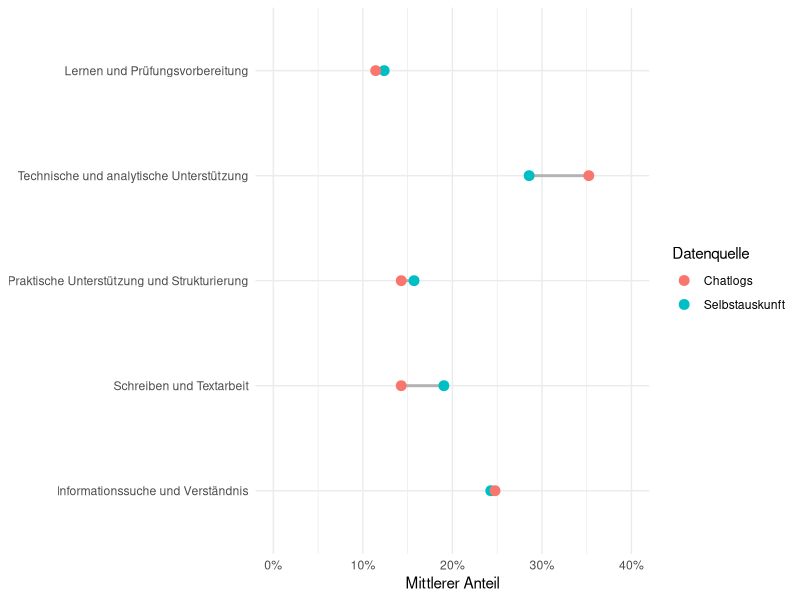
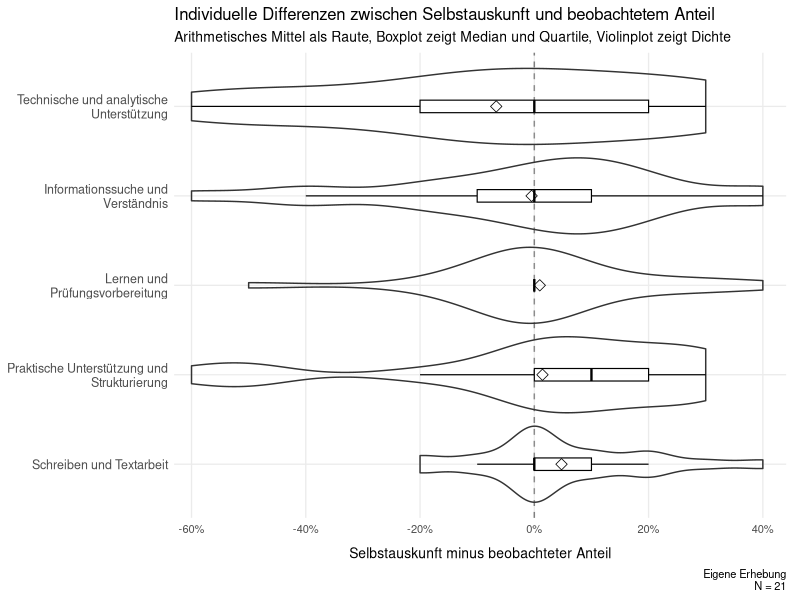
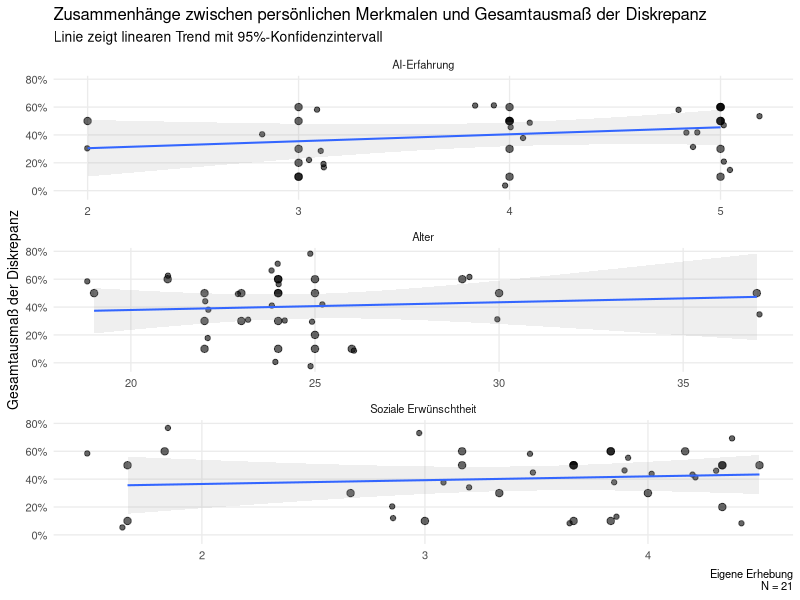
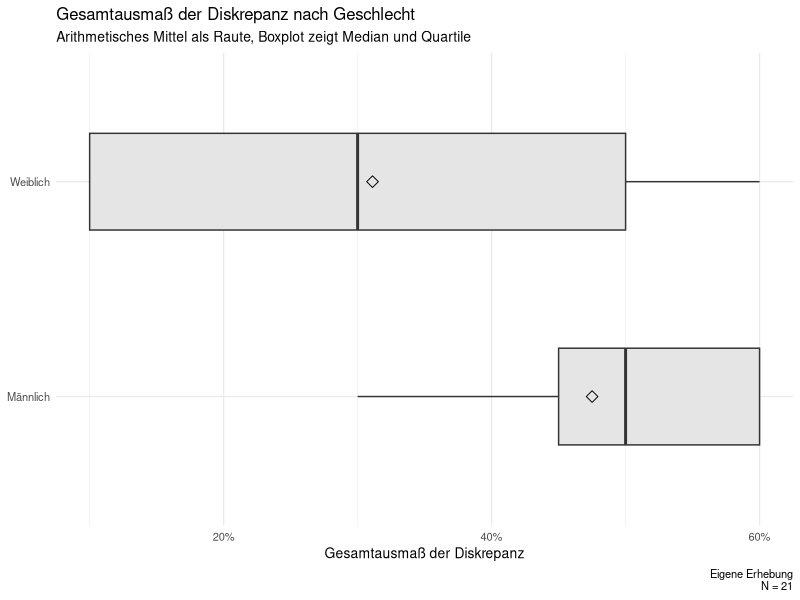

Write the R code that produced these figures, in order.
library(here)
library(readr)
library(dplyr)
library(tidyr)
library(ggplot2)
library(scales)

df_analysis <- read_csv(
  here("data", "processed", "analysis_dataset.csv"),
  show_col_types = FALSE
)

global_digits <- 2


### Label vergeben

SA_cols <- c(
  "SA_info",
  "SA_schreiben",
  "SA_praktisch",
  "SA_technisch",
  "SA_lernen"
)

BE_cols <- c(
  "BE_info",
  "BE_schreiben",
  "BE_praktisch",
  "BE_technisch",
  "BE_lernen"
)

D_cols <- c(
  "D_info",
  "D_schreiben",
  "D_praktisch",
  "D_technisch",
  "D_lernen"
)

##
df_analysis <- df_analysis |>
  mutate(
    SA_krit_code = case_when(
      crit_visible_chat %in% c(1, 2) ~ 0L,
      crit_visible_chat %in% c(4, 5) ~ 1L,
      TRUE ~ NA_integer_
    )
  )

df_analysis <- df_analysis |>
  mutate(
    K_Diskrepanz =
      Modus_Kritik - SA_krit_code,

    K_Diskrepanz_Label = case_when(
      K_Diskrepanz == -1 ~ "falsches positiv",
      K_Diskrepanz == 0  ~ "korrekt",
      K_Diskrepanz == 1  ~ "falsches negativ",
      TRUE ~ NA_character_
    )
  )



### Long-format

task_long <- bind_rows(
  df_analysis |>
    transmute(
      id,
      task = "Informationssuche und Verständnis",
      self_report = SA_info,
      observed = BE_info,
      difference = D_info
    ),

  df_analysis |>
    transmute(
      id,
      task = "Schreiben und Textarbeit",
      self_report = SA_schreiben,
      observed = BE_schreiben,
      difference = D_schreiben
    ),

  df_analysis |>
    transmute(
      id,
      task = "Praktische Unterstützung und Strukturierung",
      self_report = SA_praktisch,
      observed = BE_praktisch,
      difference = D_praktisch
    ),

  df_analysis |>
    transmute(
      id,
      task = "Technische und analytische Unterstützung",
      self_report = SA_technisch,
      observed = BE_technisch,
      difference = D_technisch
    ),

  df_analysis |>
    transmute(
      id,
      task = "Lernen und Prüfungsvorbereitung",
      self_report = SA_lernen,
      observed = BE_lernen,
      difference = D_lernen
    )
)

## Reihenfolge festlegen

task_levels <- c(
  "Informationssuche und Verständnis",
  "Schreiben und Textarbeit",
  "Praktische Unterstützung und Strukturierung",
  "Technische und analytische Unterstützung",
  "Lernen und Prüfungsvorbereitung"
)

task_long <- task_long |>
  mutate(
    task = factor(
      task,
      levels = task_levels
    )
  )


## Vergleichstabelle erzeugen

task_summary <- task_long |>
  group_by(task) |>
  summarise(
    N = n(),

    mean_self_report = mean(self_report),
    sd_self_report = sd(self_report),

    mean_observed = mean(observed),
    sd_observed = sd(observed),

    mean_difference = mean(difference),
    median_difference = median(difference),

    mean_absolute_difference = mean(abs(difference)),

    exact_agreement_n = sum(abs(difference) < 1e-10),
    exact_agreement_percent =
      100 * exact_agreement_n / N,

    .groups = "drop"
  )

task_summary
## Zusammenfassung

task_agreement_summary <- task_long |>
  group_by(task) |>
  summarise(
    N = sum(!is.na(difference)),

    exact_agreement_n = sum(
      dplyr::near(difference, 0),
      na.rm = TRUE
    ),

    exact_agreement_percent = mean(
      dplyr::near(difference, 0),
      na.rm = TRUE
    ) * 100,

    mean_absolute_difference_pp = mean(
      abs(difference),
      na.rm = TRUE
    ) * 100,

    .groups = "drop"
  ) |>
  arrange(desc(exact_agreement_percent))

task_agreement_summary

## Personenbezogenes Gesamtdiskrepanz

person_discrepancy <- task_long |>
  group_by(id) |>
  summarise(
    total_variation =
      0.5 * sum(abs(difference)),

    mean_absolute_difference =
      mean(abs(difference)),

    largest_difference =
      max(abs(difference)),

    .groups = "drop"
  )

person_discrepancy |>
  summarise(
    N = n(),
    mean = mean(total_variation),
    sd = sd(total_variation),
    median = median(total_variation),
    minimum = min(total_variation),
    maximum = max(total_variation)
  )

## Visualisierung

task_means_long <- task_summary |>
  dplyr::select(
    task,
    mean_self_report,
    mean_observed
  ) |>
  tidyr::pivot_longer(
    cols = c(
      mean_self_report,
      mean_observed
    ),
    names_to = "source",
    values_to = "mean"
  ) |>
  dplyr::mutate(
    source = dplyr::recode(
      source,
      mean_self_report = "Selbstauskunft",
      mean_observed = "Chatlogs"
    )
  )

task_means_long

plot_task_means <- ggplot(
  task_means_long,
  aes(
    x = mean,
    y = task,
    color = source
  )
) +
  geom_line(
    aes(group = task),
    color = "grey70",
    linewidth = 1
  ) +
  geom_point(size = 3) +
  scale_x_continuous(
    labels = label_percent(),
    limits = c(0, 0.40)
  ) +
  labs(
    x = "Mittlerer Anteil",
    y = NULL,
    color = "Datenquelle"
  ) +
  theme_minimal()

plot_task_means


### Individuelle Differenzen

task_long_plot <- task_long |>
  mutate(
    task = forcats::fct_reorder(
      task,
      difference,
      .fun = mean,
      .na_rm = TRUE,
      .desc = TRUE
    )
  )

plot_task_differences <- ggplot(
  task_long_plot,
  aes(
    x = difference,
    y = task
  )
) +
  geom_vline(
    xintercept = 0,
    linetype = "dashed",
    color = "grey50"
  ) +
  geom_violin(
    orientation = "y",
    scale = "width",
    trim = TRUE,
    adjust = 1.1,
    width = 0.85,
    alpha = 0.1
  ) +
  geom_boxplot(
    orientation = "y",
    width = 0.14,
    outlier.shape = NA,
    fill = "white",
    color = "black",
    alpha = 0.9,
    linewidth = 0.4
  ) +
  # Mittelwert als Raute
  stat_summary(
    orientation = "y",
    fun = mean,
    geom = "point",
    shape = 23,
    size = 2.8,
    color = "black",
    stroke = 0.4
  ) +
  scale_y_discrete(
    labels = \(x) stringr::str_wrap(x, width = 28)
  ) +
  scale_x_continuous(
    labels = scales::label_percent(),
    breaks = seq(-0.6, 0.4, 0.2),
    limits = c(-0.62, 0.42),
    expand = expansion(mult = c(0.01, 0.02))
  ) +
  labs(
    x = "Selbstauskunft minus beobachteter Anteil",
    y = NULL,
    title = "Individuelle Differenzen zwischen Selbstauskunft und beobachtetem Anteil",
    subtitle = "Arithmetisches Mittel als Raute, Boxplot zeigt Median und Quartile, Violinplot zeigt Dichte",
    caption = paste(
      "Eigene Erhebung\n N =",
      n_distinct(task_long_plot$id)
      )
  ) +
  theme_minimal(base_size = 10) +
  theme(
    panel.grid.minor = element_blank(),
    axis.text.y = element_text(
      size = 9,
      lineheight = 0.95
    ),
    axis.subtitle.x = element_text(
      size = 5,
      margin = margin(t = 4)
    ),
    axis.title.x = element_text(
      size = 10,
      margin = margin(t = 8)
    ),
    plot.margin = margin(
      t = 5,
      r = 10,
      b = 5,
      l = 5
    )
  )

plot_task_differences


### Interaktionsstil

sentiment_results <- df_analysis |>
  transmute(
    id,

    self_report = factor(
      SA_sent_code,
      levels = c(-1, 0, 1),
      labels = c(
        "Freundlich",
        "Neutral",
        "Unfreundlich"
      )
    ),

    observed = factor(
      Modus_Sentiment,
      levels = c(-1, 0, 1),
      labels = c(
        "Freundlich",
        "Neutral",
        "Unfreundlich"
      )
    ),

    discrepancy = factor(
      S_Diskrepanz_Label,
      levels = c(
        "unfreundlicher",
        "korrekt",
        "freundlicher"
      )
    )
  )

# Kreuztabelle
sentiment_cross_table <- sentiment_results |>
  count(self_report, observed) |>
  complete(
    self_report,
    observed,
    fill = list(n = 0)
  )

sentiment_cross_table

# Zusammenfassung Kreuztabelle

sentiment_summary <- sentiment_results |>
  count(discrepancy, name = "N") |>
  mutate(
    Prozent = 100 * N / sum(N)
  )

sentiment_summary

### Kritisches Prüfen

critical_results <- df_analysis |>
  transmute(
    id,

    self_report = factor(
      SA_krit_code,
      levels = c(0, 1),
      labels = c("Nein", "Ja")
    ),

    observed = factor(
      Modus_Kritik,
      levels = c(0, 1),
      labels = c("Nein", "Ja")
    ),

    discrepancy = factor(
      K_Diskrepanz_Label,
      levels = c(
        "falsches positiv",
        "korrekt",
        "falsches negativ"
      ),
      labels = c(
        "Nur in Selbstauskunft",
        "Übereinstimmung",
        "Nur in Chatlogs"
      )
    )
  )

### Kreuztabelle
critical_cross_table <- critical_results |>
  count(self_report, observed) |>
  complete(
    self_report,
    observed,
    fill = list(n = 0)
  )

critical_cross_table <- critical_cross_table |>
  mutate(
    percent = n / 21 * 100
  )

critical_cross_table


### Zusammenfassung der Kreuztabelle
critical_summary <- critical_results |>
  count(discrepancy, name = "N") |>
  mutate(
    Prozent = 100 * N / sum(N)
  )

critical_summary


# Diskrepanzen nach Charakteristiken

df_discrepancy <- df_analysis |>
  mutate(
    discrepancy_total = 0.5 * (
      abs(D_info) +
        abs(D_schreiben) +
        abs(D_praktisch) +
        abs(D_technisch) +
        abs(D_lernen)
    ),

    gender_label = factor(
      gender,
      levels = c(1, 2),
      labels = c("Männlich", "Weiblich")
    )
  )


### Kontinuierliche Merkmale

continuous_associations <- df_discrepancy |>
  select(
    discrepancy_total,
    age,
    ai_experience,
    social_desir_mean
  ) |>
  pivot_longer(
    cols = -discrepancy_total,
    names_to = "variable",
    values_to = "value"
  ) |>
  mutate(
    variable = recode(
      variable,
      age = "Alter",
      ai_experience = "AI-Erfahrung",
      social_desir_mean = "Soziale Erwünschtheit"
    )
  )

association_summary <- continuous_associations |>
  group_by(variable) |>
  summarise(
    N = sum(complete.cases(value, discrepancy_total)),

    rho = cor(
      value,
      discrepancy_total,
      method = "spearman",
      use = "complete.obs"
    ),

    p_value = cor.test(
      value,
      discrepancy_total,
      method = "spearman",
      exact = FALSE
    )$p.value,

    .groups = "drop"
  )

association_summary

# Zusammenhänge als Plot

plot_personal_associations <- ggplot(
  continuous_associations,
  aes(
    x = value,
    y = discrepancy_total
  )
) +
  geom_point(
    size = 2.2,
    alpha = 0.6
  ) +
  geom_jitter(
    width = 0.2,
    height = 0.2,
    alpha = 0.6
  ) +
  geom_smooth(
    method = "lm",
    formula = y ~ x,
    se = TRUE,
    alpha = 0.15,
    linewidth = 0.7
  ) +
  facet_wrap(
    ~ variable,
    scales = "free_x",
    nrow = 3
  ) +
  scale_y_continuous(
    labels = scales::label_percent()
  ) +
  labs(
    title = "Zusammenhänge zwischen persönlichen Merkmalen und Gesamtausmaß der Diskrepanz",
    subtitle = "Linie zeigt linearen Trend mit 95%-Konfidenzintervall",
    caption = paste(
      "Eigene Erhebung\n N =",
      n_distinct(df_discrepancy$id)
    ),
    x = NULL,
    y = "Gesamtausmaß der Diskrepanz"
  ) +
  theme_minimal(base_size = 10) +
  theme(
    panel.grid.minor = element_blank()
  )

plot_personal_associations

## Geschlecht vergleichen

gender_summary <- df_discrepancy |>
  group_by(gender_label) |>
  summarise(
    N = n(),
    mean_discrepancy = mean(discrepancy_total, na.rm = TRUE),
    median_discrepancy = median(discrepancy_total, na.rm = TRUE),
    sd_discrepancy = sd(discrepancy_total, na.rm = TRUE),
    .groups = "drop"
  )

gender_summary

gender_test <- wilcox.test(
  discrepancy_total ~ gender_label,
  data = df_discrepancy,
  exact = FALSE
)

gender_test


# Geschlecht plot

plot_gender_discrepancy <- ggplot(
  df_discrepancy,
  aes(
    x = gender_label,
    y = discrepancy_total
  )
) +
  geom_boxplot(
    width = 0.45,
    outlier.shape = NA,
    fill = "grey90"
  ) +
  stat_summary(
    fun = mean,
    geom = "point",
    shape = 23,
    size = 2.8
  ) +
  scale_y_continuous(
    labels = scales::label_percent()
  ) +
  labs(
    title = "Gesamtausmaß der Diskrepanz nach Geschlecht",
    subtitle = "Arithmetisches Mittel als Raute, Boxplot zeigt Median und Quartile",
    caption = paste(
      "Eigene Erhebung\n N =",
      n_distinct(df_discrepancy$id)
    ),
    x = NULL,
    y = "Gesamtausmaß der Diskrepanz"
  ) +
  theme_minimal(base_size = 10) +
  coord_flip()

plot_gender_discrepancy
